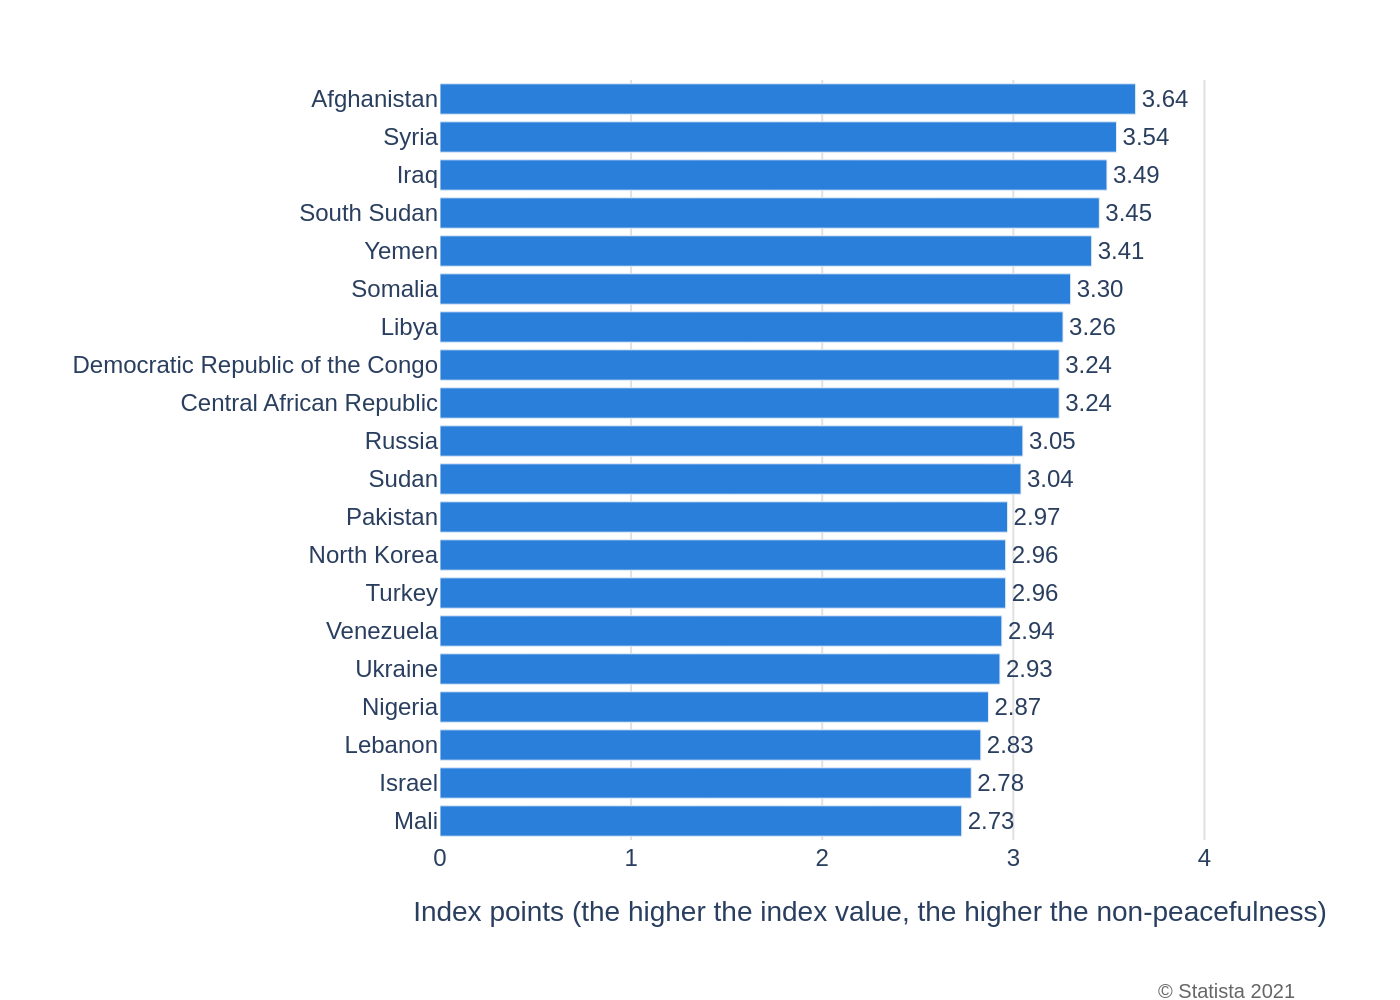

Source code (Python):
import sys
import json
import os
import plotly.graph_objects as go

# Ensure the script is called with a single argument: the path to the JSON file.
if len(sys.argv) != 2:
    print(f"Usage: python {os.path.basename(sys.argv[0])} <json_file_path>")
    sys.exit(1)

json_file_path = sys.argv[1]

# Check if the JSON file exists before proceeding.
if not os.path.exists(json_file_path):
    print(f"Error: File not found at {json_file_path}")
    sys.exit(1)

# Load the chart data and configuration from the specified JSON file.
with open(json_file_path, 'r', encoding='utf-8') as f:
    config = json.load(f)

# Extract data, texts, and colors from the loaded JSON object.
chart_data = config.get('chart_data', [])
texts = config.get('texts', {})
colors = config.get('colors', [])

# Prepare data for Plotly by separating categories and values.
categories = [item['category'] for item in chart_data]
values = [item['value'] for item in chart_data]

# Initialize the figure.
fig = go.Figure()

# Add the horizontal bar trace to the figure.
fig.add_trace(go.Bar(
    y=categories,
    x=values,
    orientation='h',
    marker=dict(color=colors[0]),
    text=values,
    textposition='outside',
    texttemplate='%{x:.2f}',
    cliponaxis=False  # Prevent text labels from being clipped by the plot area.
))

# Combine title and subtitle using HTML for rich formatting.
title_text = texts.get('title') or ''
subtitle_text = texts.get('subtitle') or ''
if subtitle_text:
    title_text = f"<b>{title_text}</b><br><sub>{subtitle_text}</sub>"

# Configure the layout of the chart to match the original image.
fig.update_layout(
    title=dict(
        text=title_text,
        x=0.01,
        xanchor='left',
        y=0.95,
        yanchor='top'
    ),
    xaxis=dict(
        title=texts.get('x_axis_title'),
        range=[0, 4.5],
        showgrid=True,
        gridcolor='#E0E0E0',
        zeroline=False,
        showline=False,
    ),
    yaxis=dict(
        title=texts.get('y_axis_title'),
        autorange='reversed',  # Display data from top to bottom as in the original.
        showgrid=False,
        zeroline=False,
        showline=False,
    ),
    plot_bgcolor='white',
    paper_bgcolor='white',
    font=dict(family="Arial", size=12),
    showlegend=False,
    margin=dict(l=220, r=50, t=40, b=80),  # Adjust margins to prevent label clipping.
    annotations=[
        dict(
            text=texts.get('source'),
            showarrow=False,
            xref='paper',
            yref='paper',
            x=1.0,
            y=-0.18,
            xanchor='right',
            yanchor='top',
            align='right',
            font=dict(size=10, color='#666666')
        )
    ]
)

# Determine the output filename from the input JSON file path.
base_filename = os.path.splitext(os.path.basename(json_file_path))[0]
output_image_path = f"{base_filename}.png"

# Save the figure as a high-resolution PNG image.
fig.write_image(output_image_path, scale=2)

print(f"Chart saved successfully to {output_image_path}")
